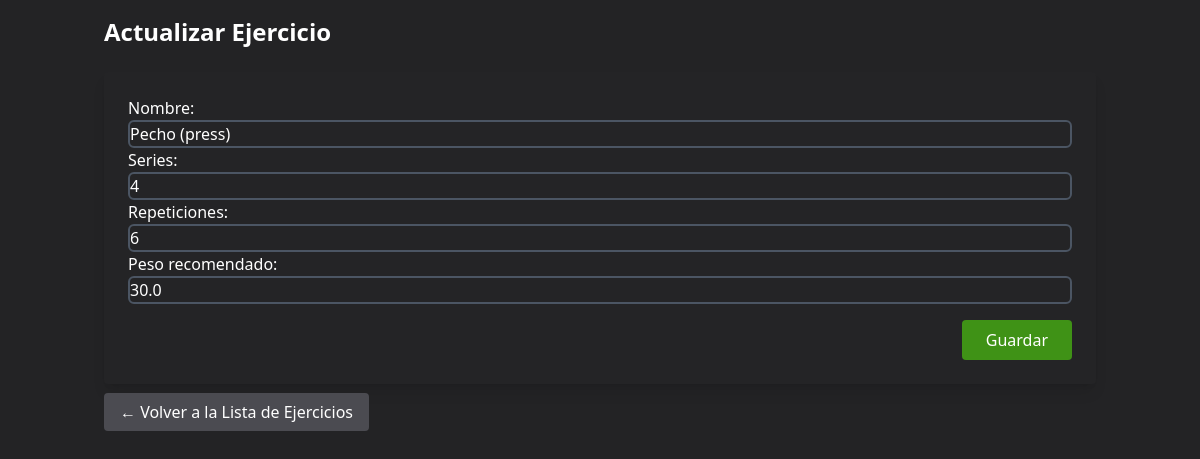
The page /ejercicio/update/8/ (signed in) on the database its author committed.
### accounts/models.py (models this page shows, shortened)
class Ejercicio(models.Model):
    administrador = models.ForeignKey(
        User,
        on_delete=models.SET_NULL,
        null=True,
        blank=True,
        related_name='ejercicios_creados'
    )
    nombre = models.CharField(max_length=100)
    series = models.IntegerField()
    repeticiones = models.IntegerField()
    peso_recomendado = models.FloatField()

### accounts/views.py (the view)
# urls.py: path('ejercicio/update/<int:pk>/', views.update_ejercicio, name='update_ejercicio'),
@login_required
@superadmin_required
def update_ejercicio(request, pk):
    ejercicio = get_object_or_404(Ejercicio, pk=pk)
    if request.method == 'POST':
        form = EjercicioForm(request.POST, instance=ejercicio)
        if form.is_valid():
            form.save()
            return redirect('ejercicio_list')
    else:
        form = EjercicioForm(instance=ejercicio)
    return render(request, 'accounts/ejercicio_form.html', {'form': form})

### accounts/forms.py
class EjercicioForm(forms.ModelForm):
    class Meta:
        model = Ejercicio
        fields = ['nombre', 'series', 'repeticiones', 'peso_recomendado']

### accounts/templates/accounts/ejercicio_form.html (shortened to what this page needs)
<!DOCTYPE html>
<html lang="en">
  <head>
    <script src="https://cdn.tailwindcss.com"></script>
  </head>
  <body class="bg-dark-main text-white min-h-screen">
    <div class="container mx-auto p-4">
      <h2 class="text-2xl font-bold mb-6">
        {% if form.instance.pk %}Actualizar{% else %}Crear{% endif %} Ejercicio
      </h2>
      <form method="post" class="bg-dark-secondary p-6 rounded shadow-lg">
        {% csrf_token %} {{ form.as_p }}
        <div class="flex justify-end mt-4">
          <button
            type="submit"
            class="bg-accent text-white px-6 py-2 rounded hover:bg-green-700"
          >
            Guardar
          </button>
        </div>
      </form>
      <div class="mt-4">
        <a
          href="{% url 'ejercicio_list' %}"
          class="text-white bg-bt px-4 py-2 rounded hover:bg-gray-700"
        >
          ← Volver a la Lista de Ejercicios
        </a>
      </div>
    </div>
  </body>
</html>

### accounts/templates/accounts/ejercicio_form.html (style rules this page uses)
.bg-bt { background-color: #4b4b51; }
.bg-accent { background-color: #3f9216; }
.bg-dark-main { background-color: #232325; }
.bg-dark-secondary { background-color: #242426; }
input, select, textarea { background-color: #242426; color: #ffffff; border: 2px solid #4b5563; padding: 0.5rem; border-radius: 0.375rem; width: 100%; }

### rows shown on the page
Ejercicio: nombre "Pecho (press)", series "4", repeticiones "6", peso_recomendado "30.0"
